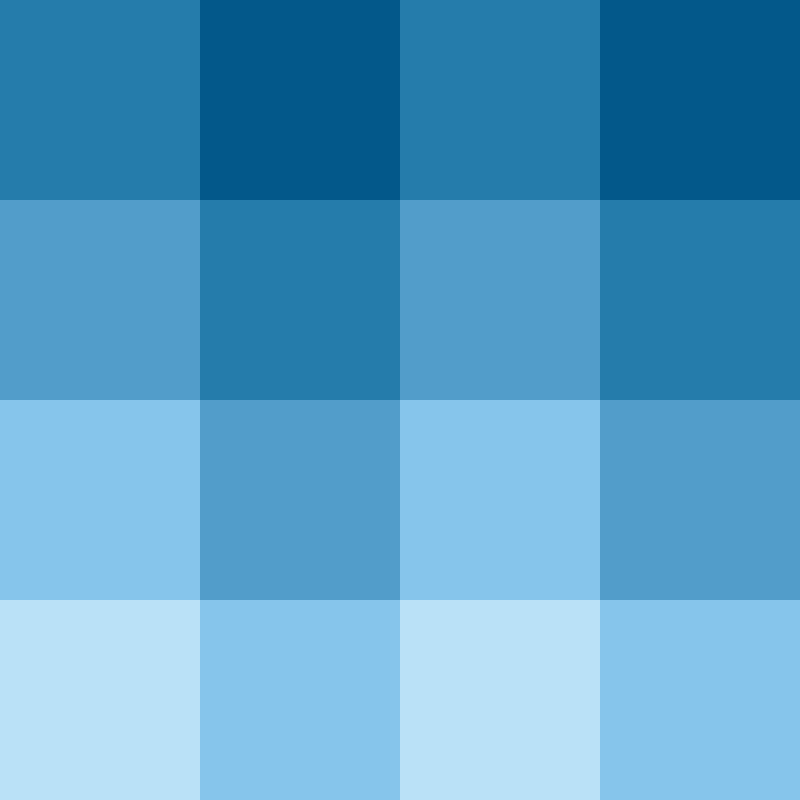
Frame 1 (no input)
Frame 60 (no input): identical to frame 1, image omitted
Frame 120 (the mouse pressed at the canvas centre since frame 60): identical to frame 1, image omitted

The p5.js sketch that drew this single still picture (run headless with seeded random() and noise() and a simulated clock; from frame 60 on, the mouse is pressed at the canvas centre):

// p5.js sketch
// ── sketch.js
function setup() {
  
  createCanvas(800,800);
 
}

function draw() {
  
  fill(045,124,171)//第一排
  noStroke();
  square(0, 0, 200);
  
  fill(003,088,138);
  noStroke();
  square(200, 0, 200);
  
  fill(045,124,171);
  noStroke();
  square(400,0,200);
  
  fill(003,088,138);
  noStroke();
  square(600, 0, 200);
  
  
  fill(082,157,202);//第二排
  noStroke();;
  square(0, 200, 200);
  
  fill(045,124,171);
  noStroke();
  square(200, 200, 200);
  
  fill(082,157,202)
  noStroke();;
  square(400,200,200);
  
  fill(045,124,171);
  noStroke();
  square(600, 200, 200);
  
  
  fill(134,197,235);//第三排
  noStroke();
  square(0,400,200);
  
  fill(082,157,202)
  noStroke();
  square(200,400,200);
  
  fill(134,197,235);
  noStroke();
  square(400,400,200);
  
  fill(082,157,202);
  noStroke();
  square(600,400,200);
  
  
  fill(186,225,247)//第四排
  noStroke();;
  square(0, 600, 200);
  
  fill(134,197,235);
  noStroke();
  square(200, 600, 200);
  
  fill(186,225,247);
  noStroke();;
  square(400,600,200);
  
  fill(134,197,235);
  noStroke();
  square(600, 600, 200);
  
  
}
